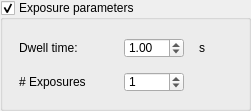
  <widget class="QGroupBox" name="groupBox_constant_energy_exposure_params">
   <property name="enabled">
    <bool>true</bool>
   </property>
   <property name="geometry">
    <rect>
     <x>890</x>
     <y>540</y>
     <width>251</width>
     <height>111</height>
    </rect>
   </property>
   <property name="title">
    <string>Exposure parameters</string>
   </property>
   <property name="flat">
    <bool>true</bool>
   </property>
   <property name="checkable">
    <bool>true</bool>
   </property>
   <property name="checked">
    <bool>true</bool>
   </property>
   <widget class="QWidget" name="gridLayoutWidget_2">
    <property name="geometry">
     <rect>
      <x>10</x>
      <y>30</y>
      <width>211</width>
      <height>71</height>
     </rect>
    </property>
    <layout class="QGridLayout" name="gridLayout_2">
     <item column="1" row="0">
      <widget class="QDoubleSpinBox" name="doubleSpinBox_dwell_time">
       <property name="enabled">
        <bool>true</bool>
       </property>
       <property name="maximumSize">
        <size>
         <width>60</width>
         <height>20</height>
        </size>
       </property>
       <property name="minimum">
        <double>0.000000000000000</double>
       </property>
       <property name="maximum">
        <double>45000.000000000000000</double>
       </property>
       <property name="value">
        <double>1.000000000000000</double>
       </property>
      </widget>
     </item>
     <item column="1" row="1">
      <widget class="QSpinBox" name="spinBox_n_exposures">
       <property name="enabled">
        <bool>true</bool>
       </property>
       <property name="maximumSize">
        <size>
         <width>60</width>
         <height>20</height>
        </size>
       </property>
       <property name="maximum">
        <number>100000</number>
       </property>
       <property name="value">
        <number>1</number>
       </property>
      </widget>
     </item>
     <item column="0" row="1">
      <widget class="QLabel" name="label_n_exposures">
       <property name="enabled">
        <bool>true</bool>
       </property>
       <property name="maximumSize">
        <size>
         <width>90</width>
         <height>20</height>
        </size>
       </property>
       <property name="text">
        <string># Exposures</string>
       </property>
      </widget>
     </item>
     <item column="2" row="0">
      <widget class="QLabel" name="label_104">
       <property name="maximumSize">
        <size>
         <width>10</width>
         <height>20</height>
        </size>
       </property>
       <property name="text">
        <string>s</string>
       </property>
      </widget>
     </item>
     <item column="0" row="0">
      <widget class="QLabel" name="label_dwell_time">
       <property name="enabled">
        <bool>true</bool>
       </property>
       <property name="maximumSize">
        <size>
         <width>90</width>
         <height>20</height>
        </size>
       </property>
       <property name="text">
        <string>Dwell time:</string>
       </property>
      </widget>
     </item>
    </layout>
   </widget>
  </widget>
